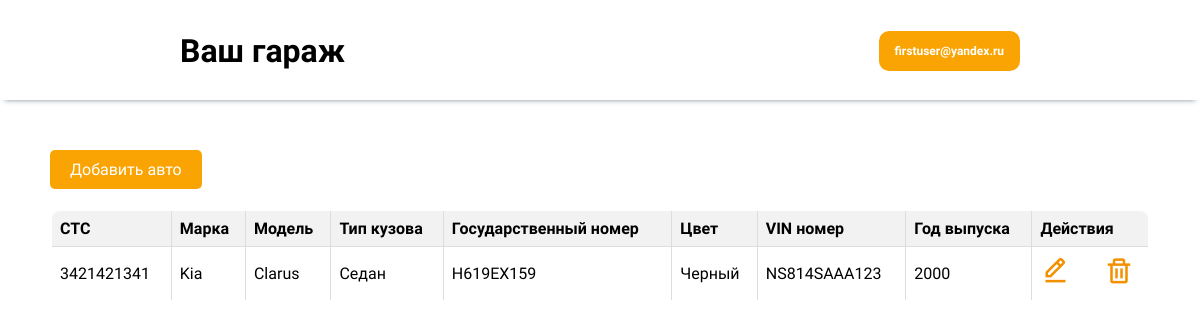
The page /profile/garage/ (signed in) on the database as committed earlier.
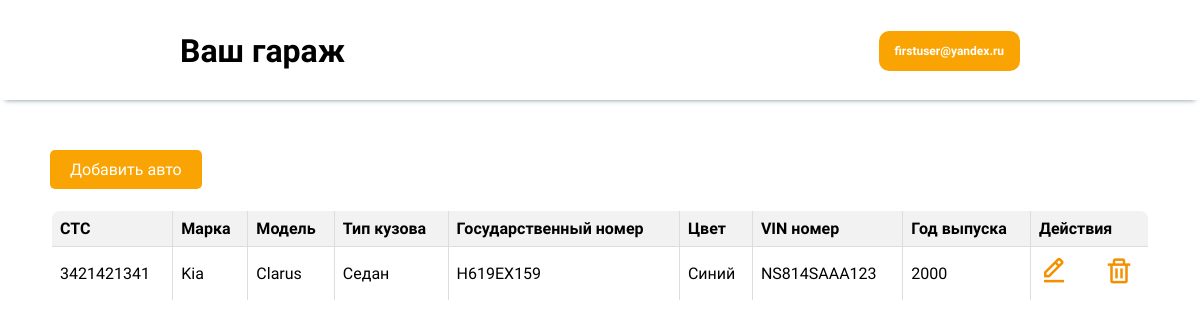
The same page on the database as committed later.
### CarApp/models.py (models this page shows, shortened)
class Car(models.Model):
    client = models.ForeignKey(CustomUser, on_delete=models.CASCADE)
    sts = models.CharField("СТС", max_length=100)
    brand = models.CharField("Марка", max_length=100)
    model = models.CharField("Модель", max_length=100)
    body_type = models.CharField("Тип кузова", max_length=100)
    license_plate = models.CharField("Государственный номер", max_length=20)
    color = models.CharField("Цвет", max_length=50)
    vin_number = models.CharField("VIN номер", max_length=100)
    year_of_manufacture = models.PositiveSmallIntegerField("Год выпуска")

### CarApp/views.py (the view)
# urls.py: path('garage/', views.garage_view, name='garage'),
@login_required
def garage_view(request):
    cars = Car.objects.filter(client=request.user)
    return render(request, 'garage.html', {'cars': cars})

### CarApp/templates/garage.html (shortened to what this page needs)
{% load static %}
<!DOCTYPE html>
<html lang="en">
<head>
    <link href='https://unpkg.com/boxicons@2.1.4/css/boxicons.min.css' rel='stylesheet'>
</head>
<header>
    <div class="header-content">
        <h1>Ваш гараж</h1>
        <div class="header-buttons">
            <div class="dropdown">
                <button class="dropbtn">
                    {% if user.is_authenticated %}{{ user.username }}{% else %}Личный кабинет{% endif %}</button>
            </div>
        </div>
    </div>
</header>
<body>
<div class="content">
    <a href="{% url 'add_car' %}" class="button">Добавить авто</a>
    <table>
        <thead>
        <tr>
            <th>СТС</th>
            <th>Марка</th>
            <th>Модель</th>
            <th>Тип кузова</th>
            <th>Государственный номер</th>
            <th>Цвет</th>
            <th>VIN номер</th>
            <th>Год выпуска</th>
            <th>Действия</th>
        </tr>
        </thead>
        <tbody>
        {% for car in cars %}
            <tr>
                <td>{{ car.sts }}</td>
                <td>{{ car.brand }}</td>
                <td>{{ car.model }}</td>
                <td>{{ car.body_type }}</td>
                <td>{{ car.license_plate }}</td>
                <td>{{ car.color }}</td>
                <td>{{ car.vin_number }}</td>
                <td>{{ car.year_of_manufacture }}</td>
                <td>
                    <div class="action-buttons">
                        <a class="body-button" href="{% url 'update_car' car.id %}"><i class='bx bx-edit-alt'></i></a>
                        <form id="delete-form-{{ car.id }}" action="{% url 'delete_car' car.id %}" method="post">
                            <button type="button" onclick="confirmDelete('{{ car.id }}')"><i class='bx bx-trash'></i>
                            </button>
                        </form>
                    </div>
                </td>
            </tr>
        {% endfor %}
        </tbody>
    </table>
</div>
</body>
</html>

Rows that differ between the two databases and show on the page:
changed Car "Kia": color "Черный" → "Синий"
